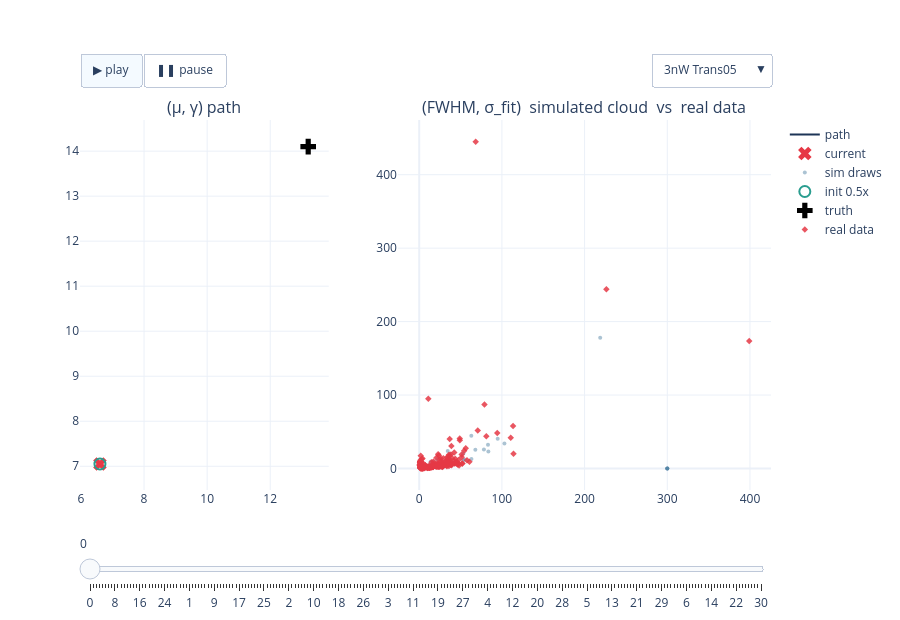

The notebook cell this image was saved under:
### Code cell
# FIG 1b — 3nW interactive: path + cloud, experiment dropdown + play/slider   (22a verbatim)
fig_3nW = build_power_figure(RESULTS, '3nW')
if fig_3nW is not None:
    _h = os.path.join(REPO_ROOT, 'notebooks', '23_fisher_uncertainties', '23e-fig1b-3nW-paths-clouds.html')
    fig_3nW.write_html(_h, include_plotlyjs='cdn', config=CONFIG_PLOT)
    print('wrote', _h, f'({os.path.getsize(_h)/1e6:.1f} MB)')
    fig_3nW.show(config=CONFIG_PLOT)
